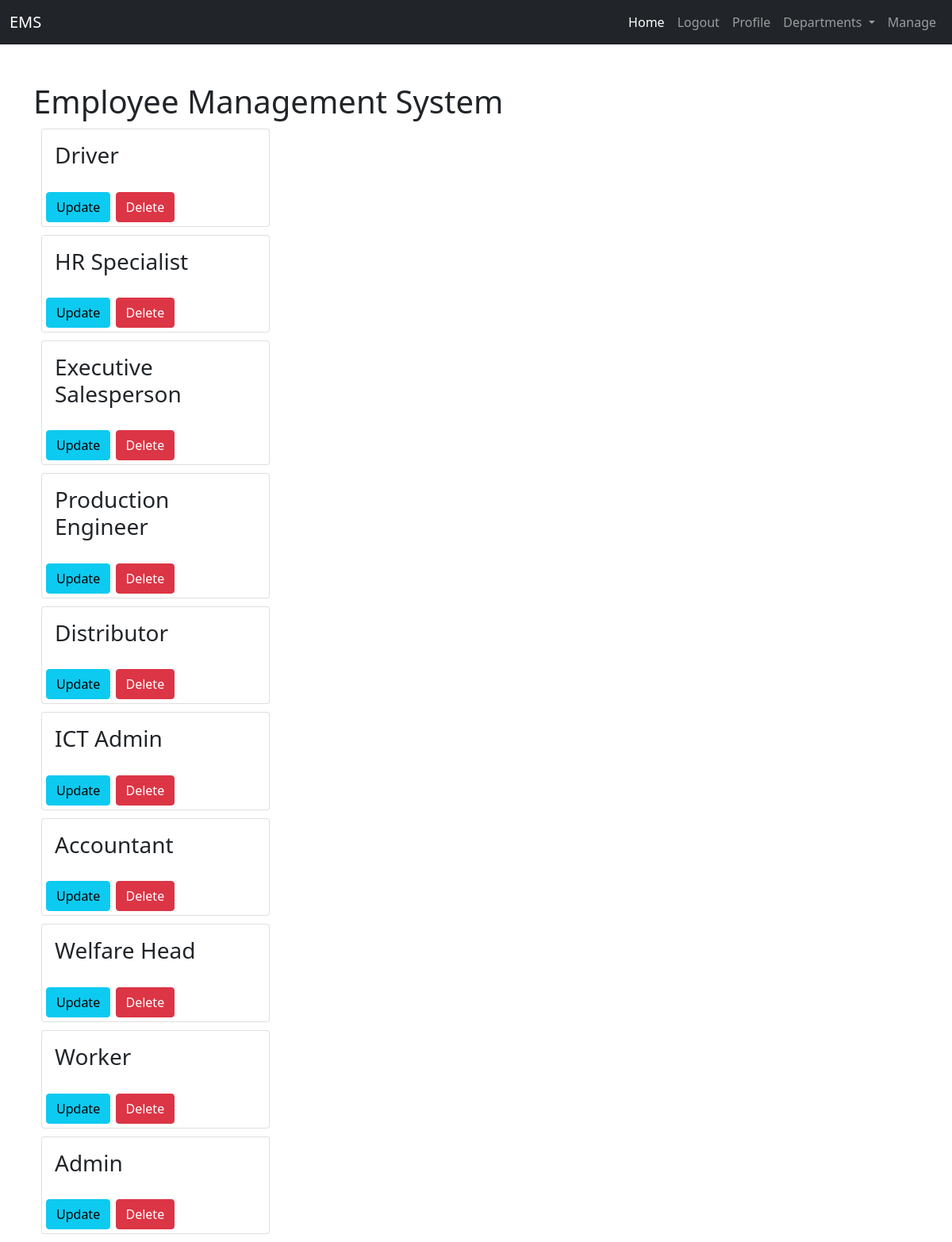
/ems/roles/ (signed in), run on the app's committed database.
### ems_app/models.py (models this page shows, shortened)
class Role(models.Model):
    role = models.CharField(max_length=200)
    department = models.ForeignKey(Department, null=True, on_delete=models.SET_NULL)

### ems_app/views.py (the view)
# urls.py: path('roles/', ems_app_views.RoleListView.as_view(), name='roles'),
class RoleListView(LoginRequiredMixin, ListView):
    model = Role
    template_name = 'ems_app/roles.html'
    context_object_name = 'roles'

### ems_app/templates/ems_app/roles.html
{% extends "ems_app/base.html" %}
{% block content %}
<h1>Employee Management System</h1>
<div>
    {% for role in roles %}
    <div class="card" style="width: 18rem; margin: 10px;">
        <div class="card-body">
            <h3> {{role.role}} </h3>
        </div>
        <div class="row justify-content-left">
            <div class="col-md-3" style="margin: 5px;">
                <a type="button" class="btn btn-info" href="{% url 'roles-update' role.pk %}">Update</a>
            </div>
            <div class="col-md-3" style="margin: 5px;" >
                <a type="button" class="btn btn-danger" href="{% url 'roles-delete' role.pk %}">Delete</a>
            </div>
        </div>
    </div>
    {% endfor %}
</div>
{% endblock content %}

### data on the page
Role: role "Driver"
Role: role "HR Specialist"
Role: role "Executive Salesperson"
Role: role "Production Engineer"
Role: role "Distributor"
Role: role "ICT Admin"
Role: role "Accountant"
Role: role "Welfare Head"
Role: role "Worker"
Role: role "Admin"
